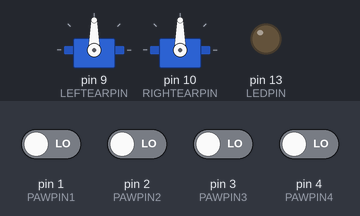
Simulated run of this sketch. Board: Arduino Uno, built with avr-gcc and run on an emulated ATmega328P. On the bench: 2 × servo, output pins drawn as LEDs (lit = HIGH). The inputs (shaded band) are chosen by the test bench; at power-on: pin 1 (PAWPIN1), pin 2 (PAWPIN2), pin 3 (PAWPIN3), pin 4 (PAWPIN4) LOW. Random numbers use the default seed unless the sketch sets one.

Above: at 1.2 s.
1.3 s: pin 1 (PAWPIN1) driven HIGH
At 2.0 s:
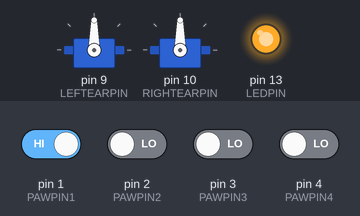
Timing chart, 0 to 4.3 s (numbered marks = the images above; inputs shaded):
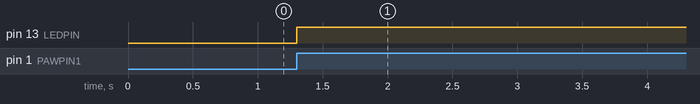

The sketch:

Scout_the_bear.ino
```cpp
#include <Servo.h>


const byte LEDPIN = 13;       //Declares Pins
const byte PAWPIN1 = 1;       //Declares Pins
const byte PAWPIN2 = 2;       //Declares Pins
const byte PAWPIN3 = 3;       //Declares Pins
const byte PAWPIN4 = 4;       //Declares Pins
const byte LEFTEARPIN = 9;    //Declares Pins
const byte RIGHTEARPIN = 10;  //Declares Pins

Servo leftEar;
Servo rightEar;

void setup() {
  pinMode(LEDPIN, OUTPUT);  //Sets the LED to OUTPUT
  pinMode(PAWPIN1, INPUT);  //Sets pin to INPUT
  pinMode(PAWPIN2, INPUT);  //Sets pin to INPUT
  pinMode(PAWPIN3, INPUT);  //Sets pin to INPUT
  pinMode(PAWPIN4, INPUT);  //Sets pin to INPUT

  leftEar.attach(LEFTEARPIN);
  rightEar.attach(RIGHTEARPIN);
}

void loop() {
  // If Paw 1 is pressed then the LED will turn on
  if (digitalRead(PAWPIN1) == HIGH) {
    digitalWrite(LEDPIN, HIGH);
  }
  // If Paw 2 is pressed then the LED will turn on
  if (digitalRead(PAWPIN2) == HIGH) {
    digitalWrite(LEDPIN, HIGH);
  }
  // If Paw 3 is pressed then the LED will turn on
  if (digitalRead(PAWPIN3) == HIGH) {
    digitalWrite(LEDPIN, HIGH);
  }
  // If Paw 4 is pressed then the LED will turn on
  if (digitalRead(PAWPIN4) == HIGH) {
    int score = playGame();
  }
}

int playGame() {
  byte score = 99;
  return score;
}

void wagEars() {
  leftEar.write(0);    // Moves servo (Left Ear) to the 0 position
  rightEar.write(0);   // Moves servo (Right Ear) to the 0 position
  leftEar.write(90);   // Moves servo (Left Ear) to the 90 position
  rightEar.write(90);  // Moves servo (Right Ear) to the 90 position
  leftEar.write(0);    // Moves servo (Right Ear) to the 0 position
  rightEar.write(0);   // Moves servo (Right Ear) to the 0 position
}

void blinkingLed() {
  byte randNumber = random(1, 3);
  for (int i = 0; i < randNumber; i++) {

    digitalWrite(LEDPIN, HIGH);
    delay(500);
    digitalWrite(LEDPIN, LOW);
    delay(500);
  }
}
```

Measured:
- after the input at 1.3 s, pin 13 (LEDPIN): LOW → HIGH at once
